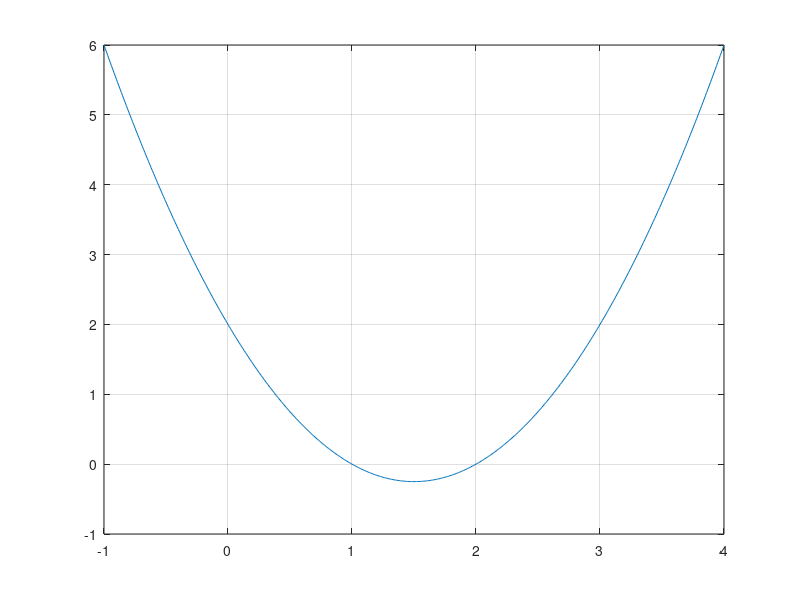

Recreate this plot in MATLAB. (Note: this script raises an error after producing the figure.)
% Graficar polinomio
x = -1:0.01:4; % Intervalo de x
y = x.^2 - 3*x + 2; % Funcion a graficar
figure(1); 
plot(x,y)
grid on
ejes=gca; % Obtener los ejes del grafico
ejes.XAxisLocation = 'origin'; % Cambiar la posicion de los ejes
ejes.YAxisLocation = 'origin'; % Cambiar la posicion de los ejes

polinomio = [1 -3 2]; % Polinomio a evaluar
raices = roots(polinomio); % Obtener las raices del polinomio

polinomio = poly(raices)









